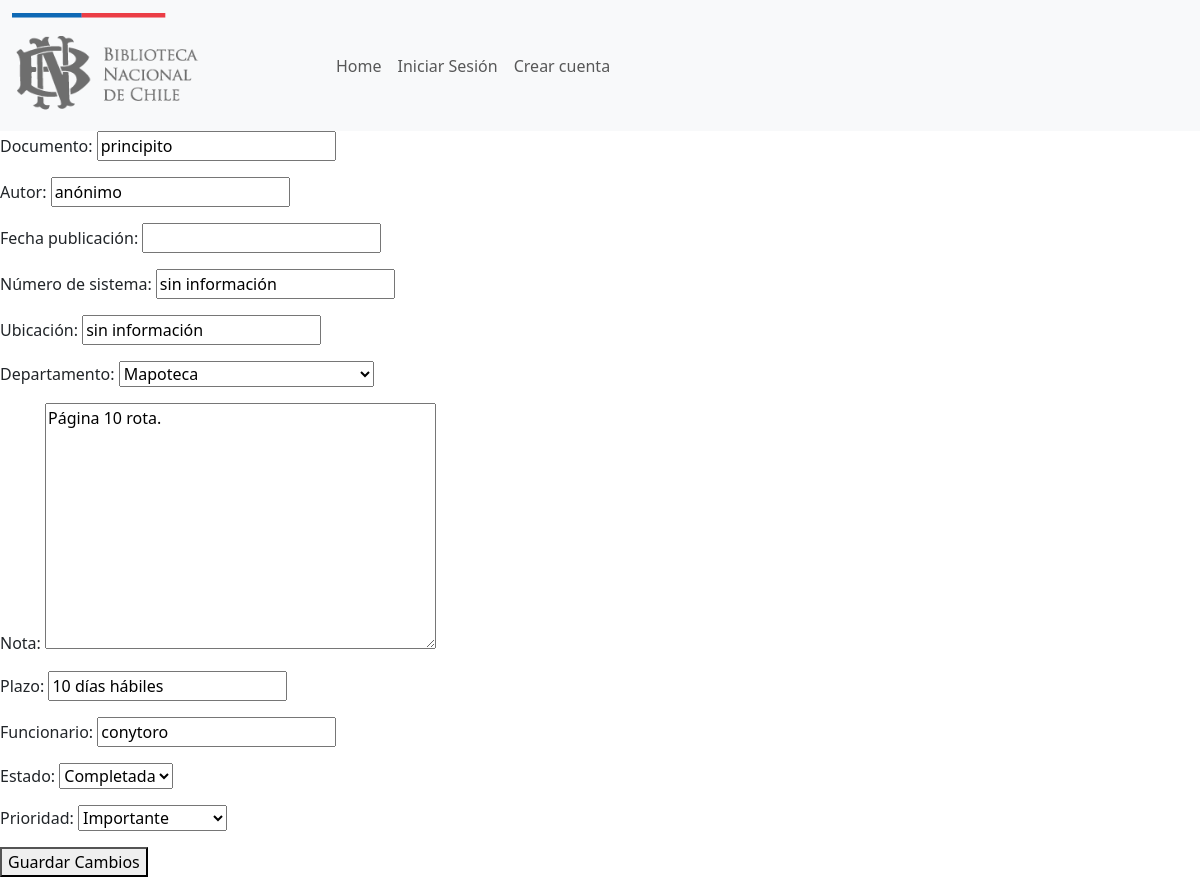
/editar_personales/10, run on the app's committed database.
### Cuentas/models.py (models this page shows, shortened)
class Solicitudes(models.Model):
    ESTADOS = [
        ('Pendiente','Pendiente'),
        ('En proceso','En proceso'),
        ('Completada','Completada'),
        ('Rechazada','Rechazada')
    ]
    DEPARTAMENTOS = [
        ("placeholder","Seleccionar"),
        ("Extensión Cultural","Extensión Cultural"),
        ("Servicio de atención a usuarios","Servicio de atención a usuarios"),
        ("Conservación","Conservación"),
        ("Digitalización","Digitalización"),
        ("Depósito Legal","Depósito Legal"),
        ("Adquisiciones Bibliográficas","Adquisiciones Bibliográficas"),
        ("Depósito Legal Electrónico","Depósito Legal Electrónico"),
        ("Mapoteca","Mapoteca"),
        ("Láminas y estampas","Láminas y estampas"),
        ("Fotográfico y audiovisual","Fotográfico y audiovisual"),
        ("Periódicos","Periódicos"),
        ("Hemeroteca","Hemeroteca"),
        ("Fondo General","Fondo General"),
        ("Sección Chilena","Sección Chilena")
        ]
    Prioridad=[
        ("Muy Importante","Muy Importante"),
        ("Importante","Importante"),
        ("Poco Importante","Poco Importante")
    ]
    documento = models.CharField(max_length=100)
    autor = models.CharField(max_length=60,blank=True)
    fecha_publicación = models.CharField(max_length=20,blank=True)
    número_de_sistema = models.CharField(max_length=20,blank=True)
    ubicación = models.CharField(max_length=20,blank=True)
    departamento = models.CharField(max_length=60, choices=DEPARTAMENTOS,default="placeholder")
    nota = models.TextField(blank=True)
    fecha = models.DateTimeField(auto_now_add=True)
    plazo = models.CharField(max_length=20, blank=True)
    funcionario = models.CharField(max_length=60)
    estado = models.CharField(max_length=20, choices=ESTADOS, default='pendiente')
    prioridad= models.CharField(max_length=120, choices=Prioridad, default="Importante")
    class Meta:
        ordering = ['-fecha']  # Ordena por fecha de manera ascendente
        ordering = ['departamento']

### Cuentas/views.py (the view)
# urls.py: path("editar_personales/<int:lol>", views.editar_solicitud_personal, name="editar_solicitud_personal"),
def editar_solicitud_personal(request, lol):
    if request.method == "GET":
        soli_citud = get_object_or_404(Solicitudes, pk= lol)
        soli_form = solicitudesform(instance = soli_citud)
        return render(request, "editar_solicitudes_personal.html", {"mostrar":soli_citud, "formulario": soli_form})
    else:
        actualizada = get_object_or_404(Solicitudes, pk=lol)
        formulario_actualizado = solicitudesform(request.POST, instance=actualizada)
        formulario_actualizado.save()
        return redirect("filtrar_solicitudes_usuario")

### Cuentas/forms.py
class solicitudesform(forms.ModelForm):
    class Meta:
        model = Solicitudes
        fields = '__all__'

### Cuentas/templates/editar_solicitudes_personal.html (shortened to what this page needs)
{% extends "master.html" %}
{% block content %}
    <form method="post">
        {{formulario.as_p}}
        <button>
            Guardar Cambios
        </button>
    </form>
{% endblock %}

### data on the page
Solicitudes: documento "principito", autor "anónimo", número_de_sistema "sin información", ubicación "sin información", departamento "Mapoteca", nota "Página 10 rota.", plazo "10 días hábiles", funcionario "conytoro", estado "Completada", prioridad "Importante"
